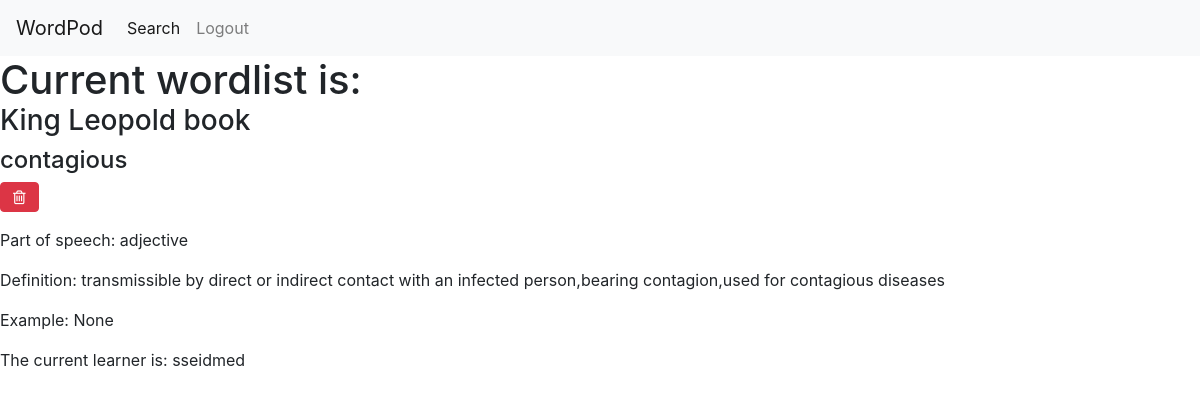
The page /index/1 (signed in) on the database its author committed.
### app/models.py (models this page shows, shortened)
class Wordlist(db.Model):
    id=db.Column(db.Integer, primary_key=True)
    title=db.Column(db.String(64), index=True, nullable=False)
    timestamp=db.Column(db.DateTime, index=True, default=datetime.utcnow)
    user_id=db.Column(db.Integer, db.ForeignKey('user.id'))

class Word(db.Model):
    id=db.Column(db.Integer, primary_key=True)
    name=db.Column(db.String(64), index=True)
    part=db.Column(db.String(64))
    definition=db.Column(db.String(128))
    example1=db.Column(db.String(128), nullable=True)
    wordlists = db.relationship('Wordlist', secondary=wordlist_word, backref='words', lazy= 'dynamic')
    def __repr__(self):
        return self.name

class User(UserMixin, db.Model):
    id=db.Column(db.Integer, primary_key=True)
    username=db.Column(db.String(64), index=True, unique=True)
    email=db.Column(db.String(120), index=True, unique=True)
    password_hash=db.Column(db.String(128))
    wordlists=db.relationship('Wordlist', backref='learner', lazy='dynamic')
    def __repr__(self):
        return self.username

### app/routes.py (the view)
@app.route('/index/<int:wordlist_id>', methods=["GET", "POST"])
@login_required
def wordlists(wordlist_id):
    wordlist = Wordlist.query.get_or_404(wordlist_id)
    wl_words = wordlist.words
    print(wl_words)
    if wordlist:
        return render_template('wordlist.html', title=wordlist.title, wordlist=wordlist, wl_words=wl_words)
    else:
        msg = 'No wordlists were found'
        return render_template('wordlist.html', msg=msg)

### app/models.py (called while the page is built)
@login.user_loader
def load_user(id):
    return User.query.get(int(id))

### app/templates/wordlist.html (shortened to what this page needs)
{% extends 'base.html' %}
{% block metacontent %}
<link rel="stylesheet" href="https://cdnjs.cloudflare.com/ajax/libs/font-awesome/4.7.0/css/font-awesome.min.css">
{% endblock %}
{% block content %}
    <h1 class="current-wordlist">Current wordlist is:</h1>
    <h3>{{ wordlist.title }}</h3>
    {% for word in wl_words %}
    <h4>{{ word }}</h4>
    <form action="{{url_for('delete_word', word_id=word.id)}}", method="POST">
        <button type="submit" class="btn btn-danger"><i class="fa fa-trash-o"></i></button>
    </form>
    <p>Part of speech: {{ word.part }}</p>
    <p>Definition: {{ word.definition }}</p>
    <p>Example: {{ word.example1 }}</p>
    {% endfor %}
    <p>The current learner is: {{ wordlist.learner }}</p>
{% endblock %}

### app/static/style.css (style rules this page uses)
.current-wordlist { display: inline; }

### rows shown on the page
Wordlist: title "King Leopold book"
Word: name "contagious", part "adjective", definition "transmissible by direct or indirect contact with an infected person,bearing contagion,used for contagious diseases", example1 "None"
User: learner "sseidmed"
